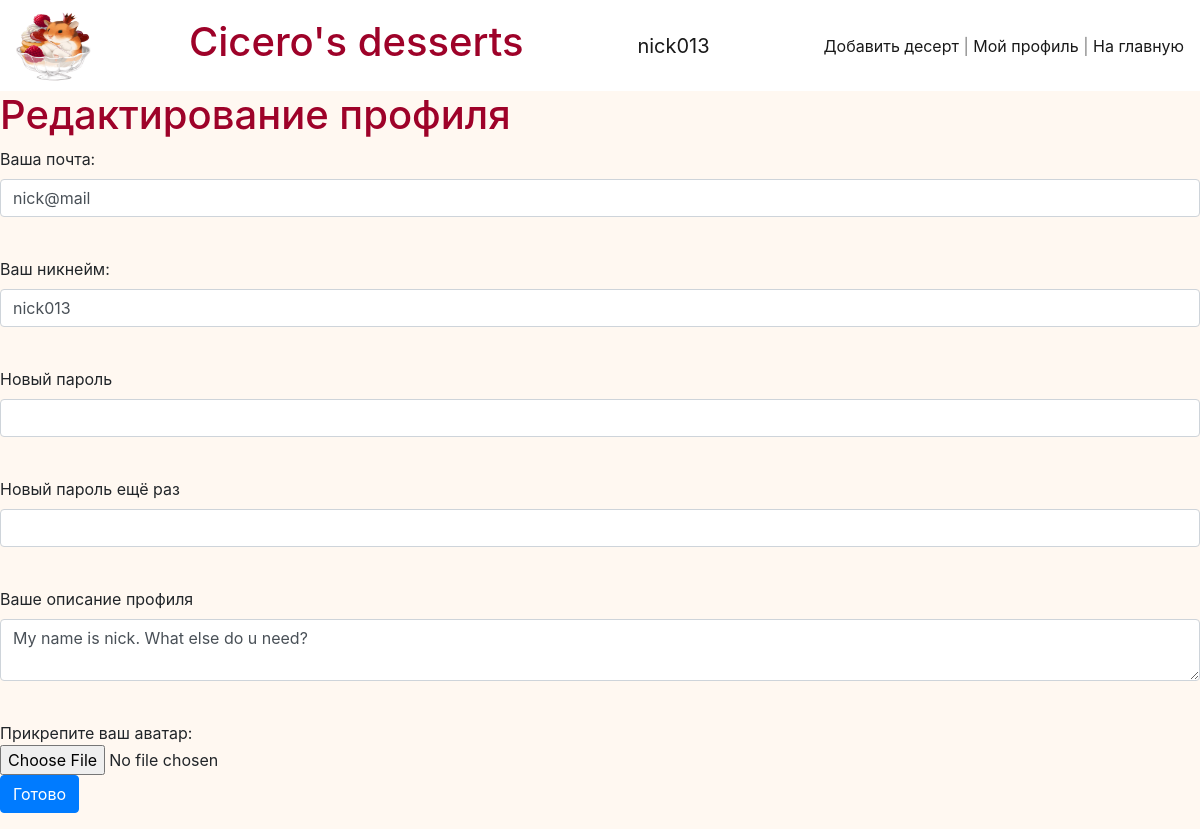
Page /profile/edit/2 (signed in) on the committed database.
### data/users.py (models this page shows, shortened)
class User(SqlAlchemyBase, UserMixin):
    __tablename__ = 'users'
    id = sqlalchemy.Column(sqlalchemy.Integer, primary_key=True, autoincrement=True)
    email = sqlalchemy.Column(sqlalchemy.String, nullable=False, unique=True)
    name = sqlalchemy.Column(sqlalchemy.String, nullable=False, unique=True)
    hashed_password = sqlalchemy.Column(sqlalchemy.String, nullable=False)
    about = sqlalchemy.Column(sqlalchemy.String, nullable=False)
    desserts = orm.relation("Dessert", back_populates='user')

### main.py (the view, shortened to what this page needs)
@app.route('/profile/edit/<int:id>', methods=['GET', 'POST'])
@login_required
def edit_profile(id):
    form = EditForm()
    if request.method == "GET":
        db_sess = db_session.create_session()
        user = db_sess.query(User).filter(User.id == id, User.id == current_user.id).first()
        if user:
            form.name.data = user.name
            form.about.data = user.about
            form.email.data = user.email
        else:
            abort(404)
    return render_template('register.html', title='Редактирование профиля', form=form)

### main.py
class EditForm(FlaskForm):
    email = EmailField("Ваша почта: ", validators=[DataRequired()])
    name = StringField("Ваш никнейм: ", validators=[DataRequired()])
    password = PasswordField("Новый пароль")
    password_again = PasswordField("Новый пароль ещё раз")
    about = TextAreaField("Ваше описание профиля", validators=[DataRequired()])
    submit = SubmitField("Готово")

### data/db_session.py (called while the page is built)
def create_session() -> Session:
    global __factory
    return __factory()

### main.py (called while the page is built)
@login_manager.user_loader
def load_user(user_id):
    db_sess = db_session.create_session()
    return db_sess.query(User).get(user_id)

### templates/register.html (shortened to what this page needs)
{% extends "base.html" %}
{% block content %}
    <h1>{{title}}</h1>
    <form action="" method="post" enctype="multipart/form-data">
        <p>
            {{ form.email.label }}<br>
            {{ form.email(class="form-control", type="email") }}<br>
        </p>
        <p>
            {{ form.name.label }}<br>
            {{ form.name(class="form-control") }}<br>
        </p>
        <p>
            {{ form.password.label }}<br>
            {{ form.password(class="form-control", type="password") }}<br>
        </p>
        <p>
            {{ form.password_again.label }}<br>
            {{ form.password_again(class="form-control", type="password") }}<br>
        </p>
        <p>
            {{ form.about.label }}<br>
            {{ form.about(class="form-control") }}<br>
        </p>
        Прикрепите ваш аватар: <br>
        <input type="file" name="avatar" accept="image/*">
        <p>{{ form.submit(type="submit", class="btn btn-primary") }}</p>
    </form>
{% endblock %}

### templates/base.html (shortened to what this page needs)
<!DOCTYPE html>
<html lang="ru">
    <head>
        <link rel="stylesheet"
              href="https://stackpath.bootstrapcdn.com/bootstrap/4.4.1/css/bootstrap.min.css"
>
        <link rel="stylesheet"
              href="{{url_for('static', filename='css/styles.css')}}">
    </head>
    <body>
        <header>
            <nav class="navbar navbar-light" style="background-color: white;">
                <img src="../../static/img/favicon.ico" width="75" height="75" alt="">
                <a class="navbar-brand" href="/"><h1>Cicero's desserts</h1></a>
                {% if current_user.is_authenticated %}
                    <a class="navbar-brand" href="/logout">{{ current_user.name }}</a>
                {% else %}
                    <p>
                        <a class="btn btn-info" href="/register">Зарегистрироваться</a>
                        <a class="btn btn-light" href="/login">Войти</a>
                    </p>
                {% endif %}
                <span class="navbar-text">
                    {% if current_user.is_authenticated %}
                        <a href="/desserts/add">Добавить десерт</a> |
                        <a href="/profile/{{current_user.id}}">Мой профиль</a> |
                    {% endif %}
                    <a href="/">На главную</a>
                </span>
            </nav>
        </header>
        <main >
            {% block content %}
            {% endblock %}
        </main>
    </body>
</html>

### static/css/styles.css (style rules this page uses)
h1, h2 { color: #9e0229; }
a { color: #c46d7e; }
body { background-color: #fff8f1; }

### rows in the picture
User: name "nick013", email "nick@mail", about "My name is nick. What else do u need?"

### other values in the picture
{{ title }} "Редактирование профиля"
